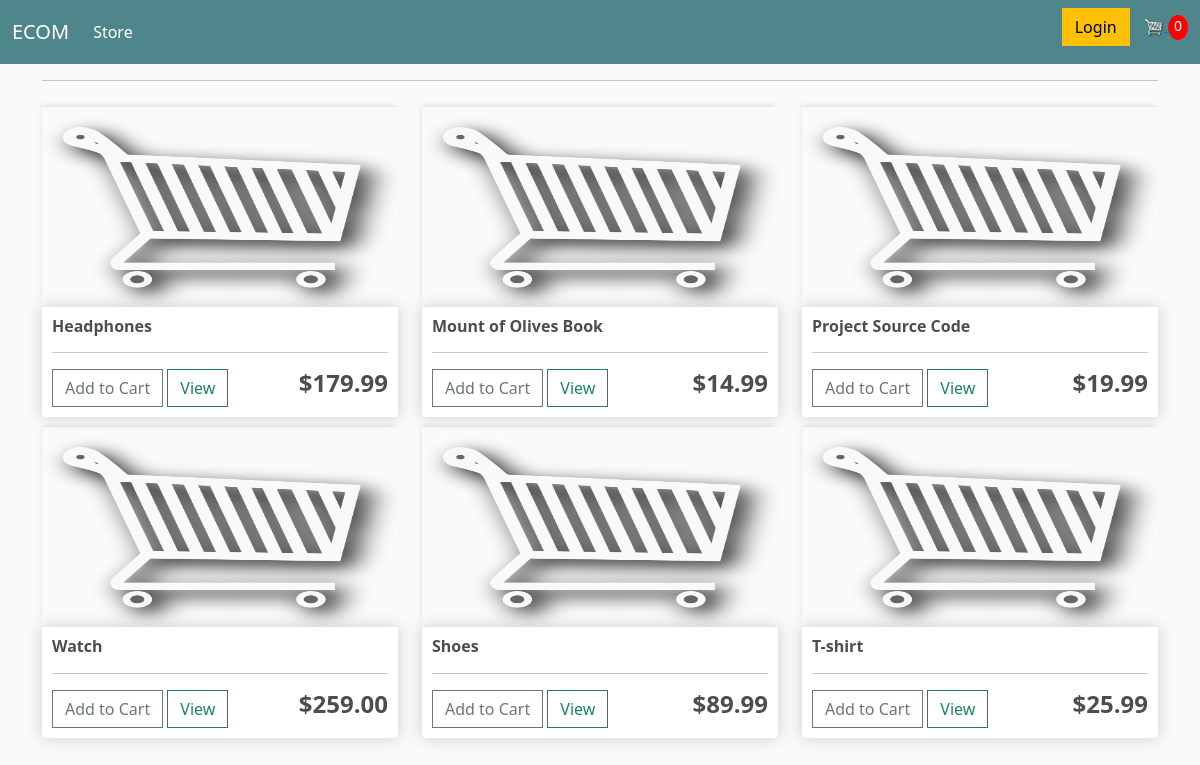
Before: / with the older database file.
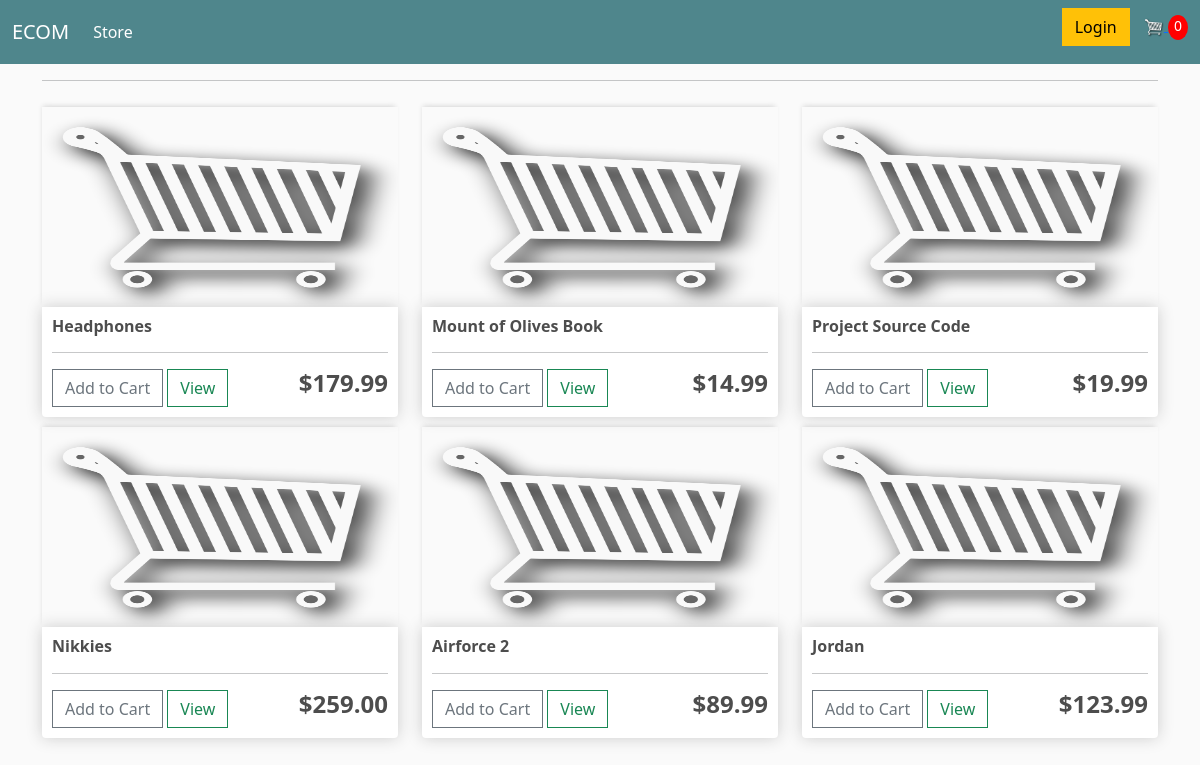
After: the same page with the newer database file.
### store/models.py (models this page shows, shortened)
class Product(models.Model):
    name = models.CharField(max_length=200, null=True)
    price = models.FloatField()
    digital = models.BooleanField(default=False,  null=True, blank=False)
    image = models.ImageField(null=True, blank=True)

### store/views.py (the view)
# urls.py: path("", StoreView.as_view(), name='store'),
class StoreView(ListView):
    model = Product
    template_name = 'store.html'

### templates/store.html (shortened to what this page needs)
{% extends 'base.html' %}
{% load static %}
{% block content %}
<div class="row">
	{% for product in product_list %}
  <div class="col-lg-4">
	  <img class="thumbnail" src="{% static 'images/cart.png' %}" />
    <div class="box-element product">
	    <h6><strong>{{ product.name }}</strong></h6>
      <hr />
      <button class="btn btn-outline-secondary add-btn">Add to Cart</button>
      <a class="btn btn-outline-success" href="#">View</a>
      <h4 style="display: inline-block; float: right"><strong>${{ product.price|floatformat:2}}</strong></h4>
    </div>
  </div>
 {% endfor %}
</div>
{% endblock content %}

### templates/base.html (shortened to what this page needs)
{% load static %}
<!DOCTYPE html>
<html lang="en">
  <head>
    <link
      href="https://cdn.jsdelivr.net/npm/bootstrap@5.1.3/dist/css/bootstrap.min.css"
      rel="stylesheet"
    />
    <link rel="stylesheet" href="{% static 'css/styles.css' %}" />
  </head>
  <body>
    <nav class="navbar navbar-expand-lg navbar-dark bg-dark">
      <div class="container-fluid">
        <a class="navbar-brand" href="{% url 'store' %}">ECOM</a>
        <div class="collapse navbar-collapse" id="navbarSupportedContent">
          <ul class="navbar-nav me-auto mb-2 mb-lg-0">
            <li class="nav-item">
              <a
                class="nav-link active"
                aria-current="page"
                href="{% url 'store' %}"
                >Store</a
              >
            </li>
          </ul>
          <div class="form-inline my-2 my-lg-0">
            <a href="#" class="btn btn-warning">Login</a>
            <a href="{% url 'cart' %}">
              <img id="cart-icon" src="{% static 'images/cart.png' %}" />
            </a>
            <p id="cart-total">0</p>
          </div>
        </div>
      </div>
    </nav>
    <div class="container">
      <hr />
      {% block content %} {% endblock content %}
    </div>
  </body>
</html>

### static/css/styles.css (style rules this page uses)
body { background-color: hsl(0, 0%, 98%); }
h1, h2, h3, h4, h5, h6 { color: hsl(0, 0%, 30%); }
.box-element { box-shadow: hsl(0, 0%, 80%) 0 0 16px; background-color: #fff; border-radius: 4px; padding: 10px; }
.thumbnail { width: 100%; height: 200px; -webkit-box-shadow: -1px -3px 5px -2px rgba(214, 214, 214, 1); -moz-box-shadow: -1px -3px 5px -2px rgba(214, 214, 214, 1); box-shadow: -1px -3px 5px -2px rgba(214, 214, 214, 1); }
.product { border-radius: 0 0 4px 4px; }
.bg-dark { background-color: #4f868c !important; }
#cart-icon { width: 20px; display: inline-block; margin-left: 10px; margin-right: 0; }
#cart-total { display: inline-block; text-align: center; color: #fff; background-color: red; width: 20px; height: 25px; border-radius: 50%; font-size: 14px; }
.col-lg-4, .col-lg-6, .col-lg-8, .col-lg-12 { margin-top: 10px; }
.btn { border-radius: 0; }

Changed rows visible on the page:
changed Product: name "Watch" → "Nikkies"
changed Product: name "Shoes" → "Airforce 2"
changed Product: name "T-shirt" → "Jordan"; price "25.99" → "123.99"
